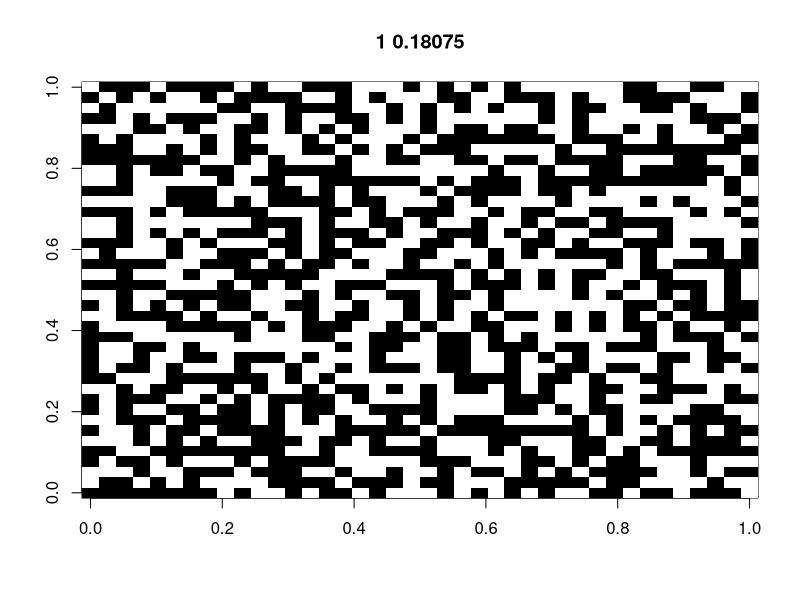
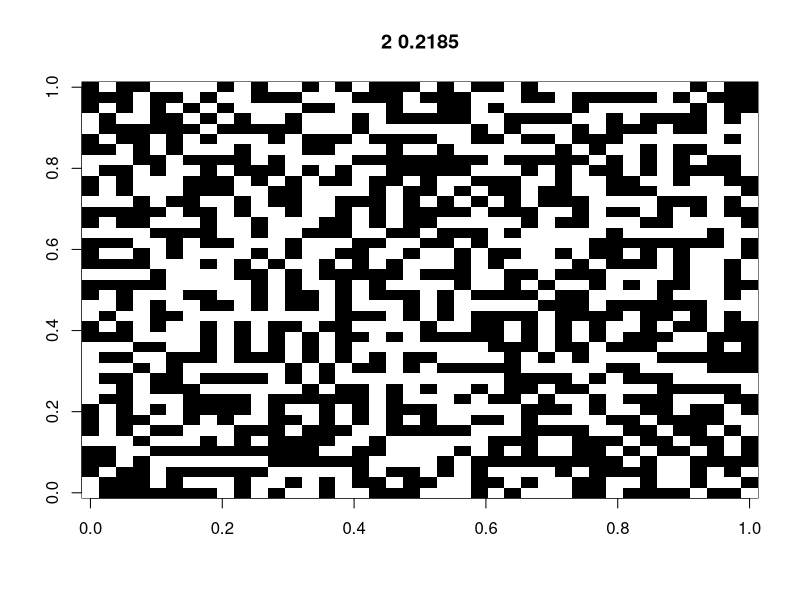
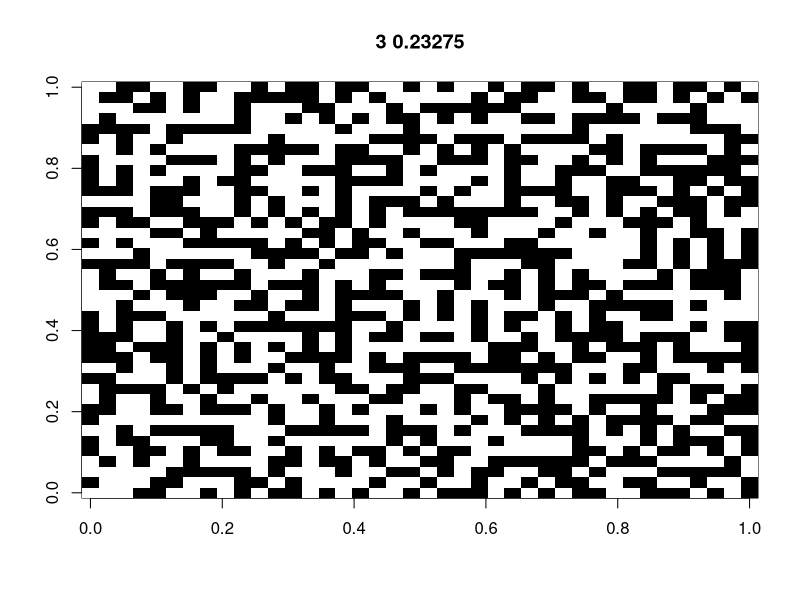
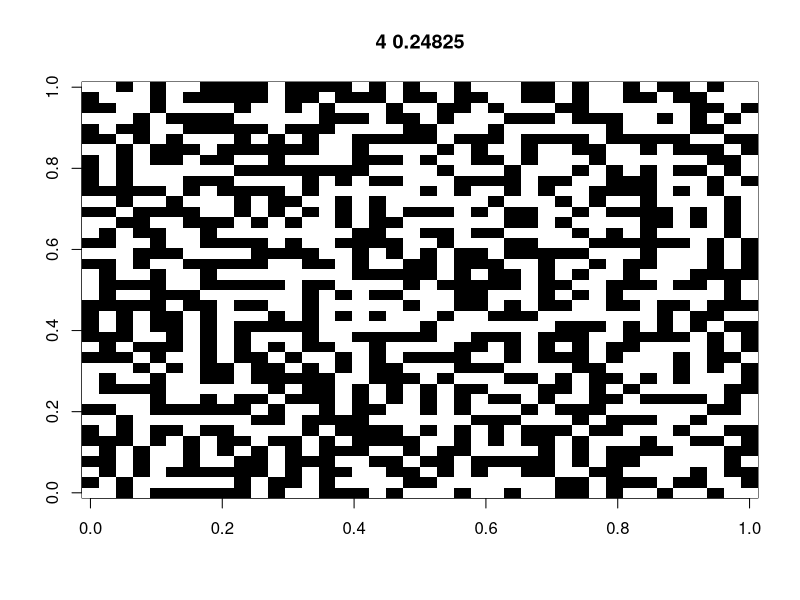
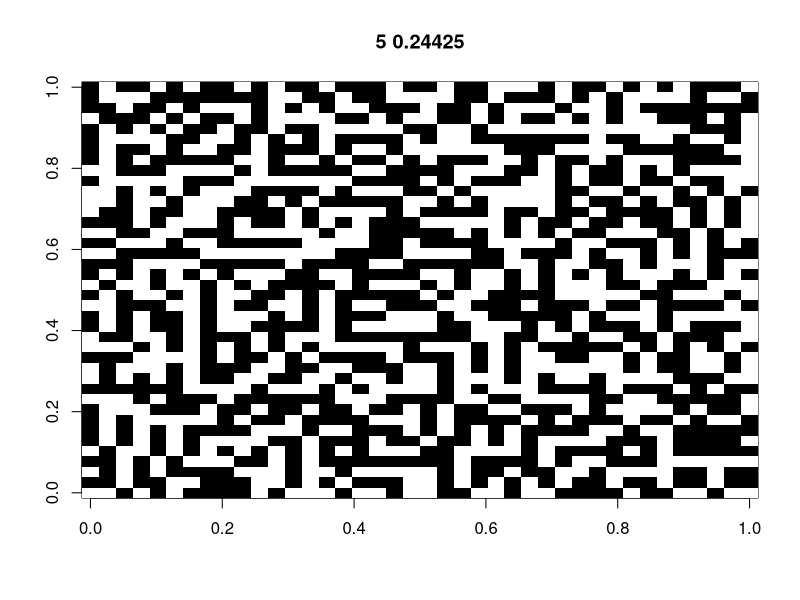
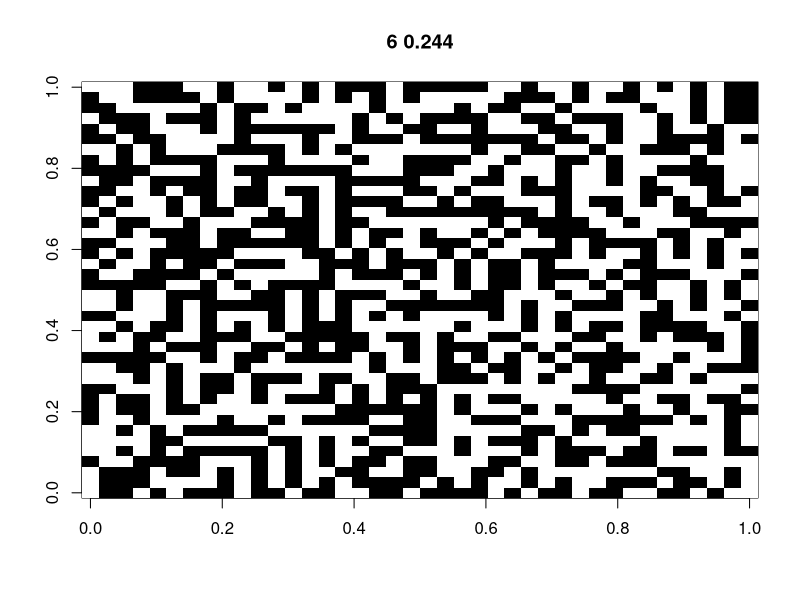
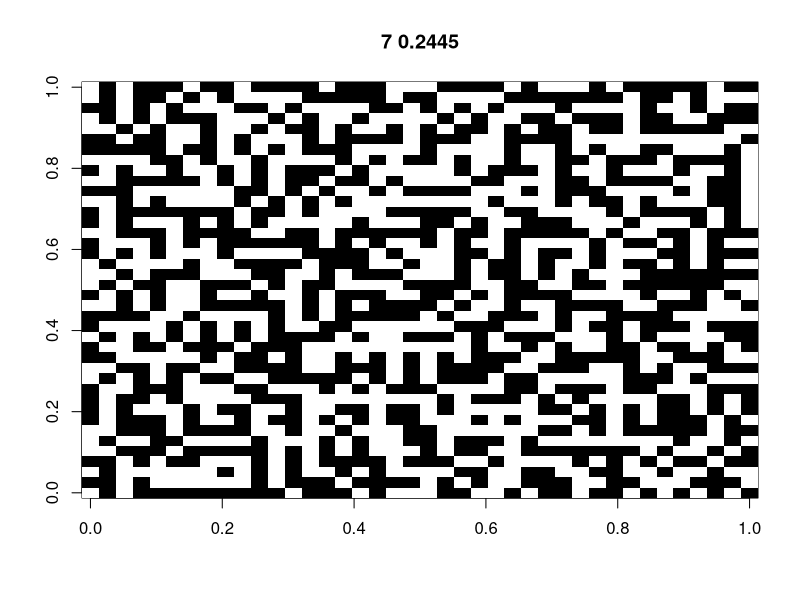
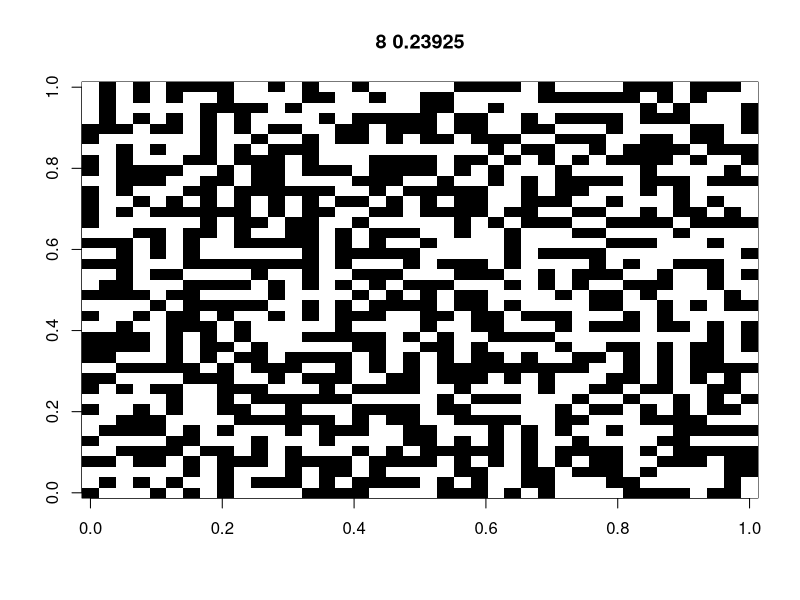

Generate these figures, in order, with R:
library(tidyverse)
library(patchwork)

##############################################
# Figure S1: spatial simulations based on the Ising model

# define functions
XiXj1 = function(id,dmat,range) {
  xi = Xi[id]
  if(xi==0) { xi = 1 } else { xi = xi }
  j = as.numeric(which((dmat[,id]<=range)&(dmat[,id]>0)))
  xj = Xi[j]
  xj[xj==0] = 1
  return(xi*sum(xj))
}

# set coefficients
J = -0.2 #= beta_2; -0.2 and 0.2 for Fig. S1a and b, respectively
h = 0.0 #= beta_1

# set a field
rect = 40
N = rect*rect
Xi = sample(c(-1,1),N,replace=T)

smap = cbind(rep(1:rect,each=rect),
             rep(1:rect,rect)
)
dmat = as.matrix(dist(smap))

group = rep(1,rect*rect)


xixj = c()
for(i in 1:N) xixj = c(xixj, XiXj1(i,dmat=dmat,range=sqrt(2)))
Ei_t0 = (J*xixj+h*Xi)

# MCMC by Gibbs sampling
for(j in 1:100) {
  Xi_t0 = Xi
  
  perm = sample(1:N,N)
  for(i in perm) {
    Xi[i] = sample(c(-1,1),1)
    xi = Xi[i]
    if(xi==0) { xi = 1 }
    Ei = (J*XiXj1(i,dmat=dmat,range=sqrt(2))+h*xi) # set the energy positive to maximize itself
    
    # Metropolis algorithm
    if(Ei_t0[i]<=Ei) {
      Xi[i] = Xi[i]; Ei_t0[i] = Ei
    } else if(runif(1,0,1)<exp(Ei-Ei_t0[i])) {
      Xi[i] = Xi[i]; Ei_t0[i] = Ei
    } else {
      Xi[i] = Xi_t0[i]
    }
  }
  E = mean(Ei_t0)
  image(matrix(Xi,rect,rect),main=paste(j,E),col=c("black","white"))
}


pdf(file=paste0("../IsingJ",J,"_h",h,"cnt_d1.pdf"), width=5, height=5)
image(t(matrix(Xi,rect,rect)),main=paste(j,E),col=c("black","white"),las=1,xaxt="n",yaxt="n")
dev.off()

############
# Figure S2
W_AA = function(x,b1,b2,b12) (b12+b2)*(2*x-1)+b1+1
W_Aa = function(x,b1,b2,b12) 1
W_aa = function(x,b1,b2,b12) (b12-b2)*(2*x-1)-b1+1

W_A = function(x,b1,b2,b12) x*W_AA(x,b1,b2,b12)+(1-x)*W_Aa(x,b1,b2,b12)
W_a = function(x,b1,b2,b12) x*W_Aa(x,b1,b2,b12)+(1-x)*W_aa(x,b1,b2,b12)
W_m = function(x,b1,b2,b12) x*W_A(x,b1,b2,b12)+(1-x)*W_a(x,b1,b2,b12)

wplot = function(b1,b2,b12) {
  p2 = 0.5*(b12-b2)/b12
  w2 = p2*W_A(p2,b1,b2,b12)+(1-p2)*W_a(p2,b1,b2,b12)
  p = ggplot(NULL,aes(x=0.5,y=0.5*W_A(0.5,b1,b2,b12)+(1-0.5)*W_a(0.5,b1,b2,b12))) + 
    ylim(0.5,1.5) + xlim(0,1) + theme_classic() +
    geom_function(fun=W_A, col=grey(0.0,1.0),args=list(b1,b2,b12)) +
    geom_function(fun=W_a, col=grey(0.0,0.5),args=list(b1,b2,b12)) + 
    geom_function(fun=W_m, lty=2,args=list(b1,b2,b12)) + 
    ylab(expression(y[k[i]])) + xlab(expression(f[A])) +
    labs(subtitle=bquote(beta[s]*"="*.(b1)*"; "*beta[n]*"="*.(b12)*"; "*beta[sxn]*"="*.(b2)))
  return(p)
} 

pa = wplot(b1=0.1,b2=-0.2,b12=0.0)
pa = pa + geom_text(aes(x=0.025,y=1.5),label="(black): A alleles",size=3,hjust=0) + 
  geom_text(aes(x=0.025,y=1.4),label="(gray): a alleles",colour=grey(0.5,1),size=3,hjust=0) +
  geom_text(aes(x=0.025,y=1.3),label="(dashed): weighted mean",size=3,hjust=0)
pb = wplot(b1=0.0,b2=-0.2,b12=0.3)
pc = wplot(b1=0.1,b2=-0.2,b12=-0.3)
pd = wplot(b1=0.1,b2=0.2,b12=0)
pe = wplot(b1=0.0,b2=0.2,b12=0.3)
pf = wplot(b1=0.1,b2=0.2,b12=-0.3)

p = (pa | pb | pc) / (pd | pe | pf) + plot_annotation(tag_levels = "a")
ggsave(p,filename="../figs_numerical.pdf",width=8,height=6)
